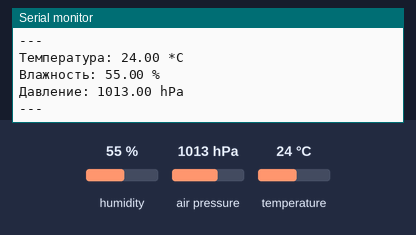
This sketch was run on a simulated Arduino Uno, built with avr-gcc and run on an emulated ATmega328P. Shown: the last lines printed to the serial monitor. The test bench sets the inputs (shaded band); at power-on: humidity 55 %, air pressure 1013 hPa, temperature 24 °C.

Above: at 2.8 s.
2.9 s: humidity set to 22 %
At 5.3 s:
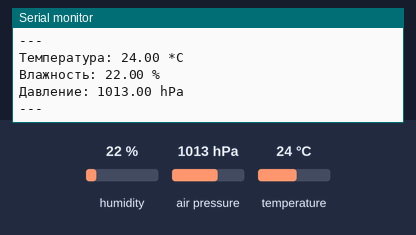
5.6 s: air pressure set to 952 hPa
At 7.0 s:
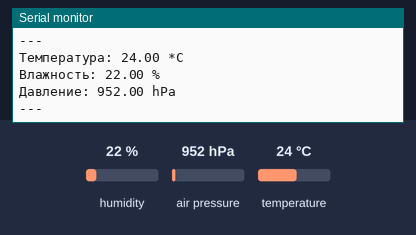

The sketch:

sketch_mar3a.ino
```cpp
#include <Wire.h>
#include <Adafruit_Sensor.h>
#include <Adafruit_BME280.h>

Adafruit_BME280 bme; // Объект датчика

void setup() {
  Serial.begin(9600);

  // Инициализация датчика по адресу 0x76 или 0x77
  if (!bme.begin(0x76)) {
    Serial.println("Датчик не найден! Проверьте контакты.");
    while (1);
  }
}

void loop() {
  Serial.print("Температура: ");
  Serial.print(bme.readTemperature());
  Serial.println(" *C");

  Serial.print("Влажность: ");
  Serial.print(bme.readHumidity());
  Serial.println(" %");

  Serial.print("Давление: ");
  Serial.print(bme.readPressure() / 100.0F);
  Serial.println(" hPa");

  Serial.println("---");
  delay(2000);
}
```

Measured:
- after the input at 2.9 s, the serial monitor: prints a new line after 1.2 s (image 1)
- after the input at 5.6 s, the serial monitor: prints a new line after 0.57 s (image 2)
